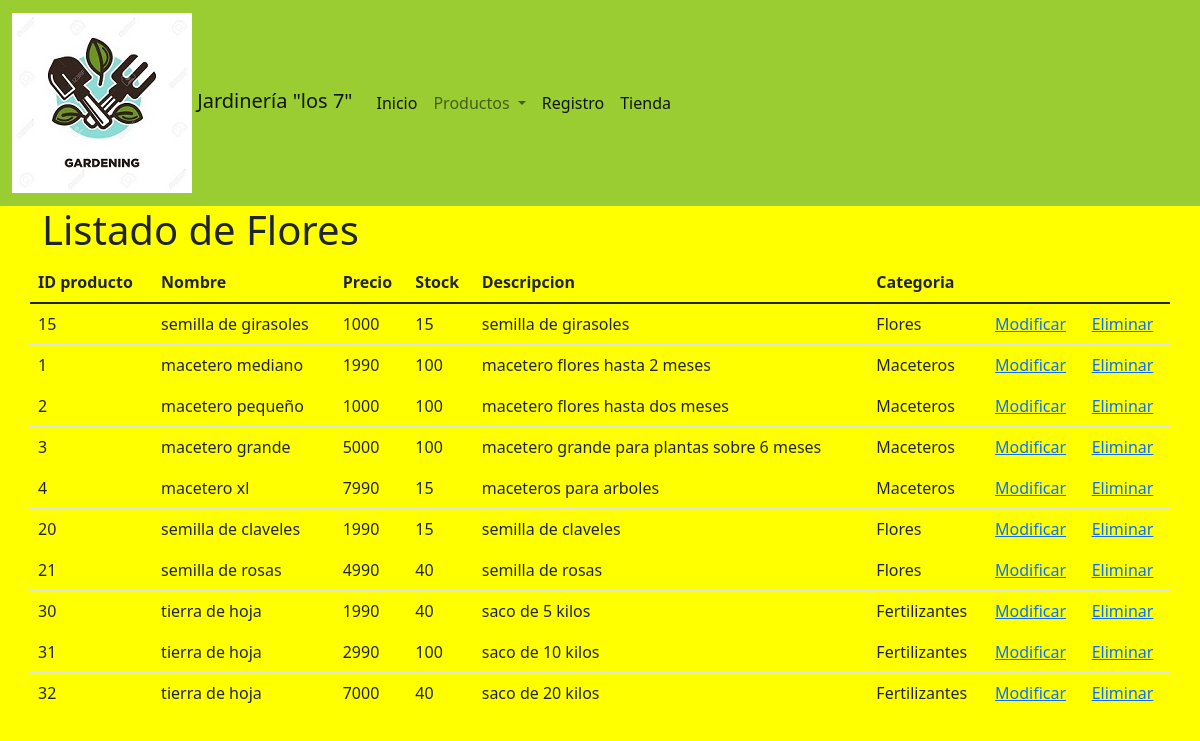
Screenshot of /flores with the database file from the repository.
### core/models.py (models this page shows, shortened)
class Producto(models.Model):
    Id = models.CharField(max_length=6, primary_key=True, verbose_name='Id')
    nombre = models.CharField(max_length=20, verbose_name='nombre')
    precio = models.CharField(max_length=20, verbose_name='precio')
    stock = models.CharField(max_length=4, verbose_name='stock')
    descripcion = models.CharField(max_length=80, verbose_name='descripcion')
    categoria = models.ForeignKey(Categoria, on_delete=models.CASCADE)

class Categoria(models.Model):
    idCategoria = models.IntegerField(primary_key=True, verbose_name='Id de categoria')
    nombreCategoria = models.CharField(max_length=50, verbose_name='Nombre de la Categoria')
    def __str__(self):
        return self.nombreCategoria

### core/views.py (the view)
# urls.py: path('flores', Flores, name="Flores"),
def Flores(request):
    producto = Producto.objects.all()
    datos = {
        'productos': producto
    }
    return render(request, 'core/Flores.html',datos)

### core/templates/core/Flores.html (shortened to what this page needs)
<!doctype html>
<html lang="es">
  <head>
    <link href="https://cdn.jsdelivr.net/npm/bootstrap@5.1.3/dist/css/bootstrap.min.css" rel="stylesheet">
    <link rel="stylesheet" href="Estiloporpagina.css">
  </head>
  <body>
    <nav class="navbar navbar-expand-lg navbar-light " style="background-color:yellowgreen;">
      {% load static %}
      <div class="container-fluid ">
        <a class="navbar-brand" href="{% url 'Jardineria' %}">
        <img src="{% static 'core/img/logo.jpg'%}" alt=""> Jardinería "los 7"</a>
        <div class="collapse navbar-collapse" id="navbarSupportedContent">
          <ul class="navbar-nav me-auto mb-2 mb-lg-0">
            <li class="nav-item">
              <a class="nav-link active" aria-current="page" href="{% url 'Jardineria' %}">Inicio</a>
            </li>
            <li class="nav-item dropdown">
              <a class="nav-link dropdown-toggle" href="#" id="navbarDropdown" role="button" data-bs-toggle="dropdown" aria-expanded="false">
                Productos
              </a>
            </li>
            <li class="nav-item">
              <a class="nav-link active" aria-current="page" href="{% url 'registro_usuario' %}">Registro</a>
            </li>
            <li>
              <a class="nav-link active" aria-current="page" href="{% url 'Tienda' %}">Tienda</a>
            </li>
          </ul>
        </div>
      </div>
    </nav>
    <div class="container">
      <h1>Listado de Flores</h1>
      <div class="row">
          <table class="table">
            <thead>
              <tr>
                <th scope="col">ID producto</th>
                <th scope="col">Nombre</th>
                <th scope="col">Precio</th>
                <th scope="col">Stock</th>
                <th scope="col">Descripcion</th>
                <th scope="col">Categoria</th>
              </tr>
            </thead>
              <tbody>
                {% for prod in productos %}
                <tr>
                  <td>{{prod.Id}}</td>
                  <td>{{prod.nombre}}</td>
                  <td>{{prod.precio}}</td>
                  <td>{{prod.stock}}</td>
                  <td>{{prod.descripcion}}</td>
                  <td>{{prod.categoria}}</td>
                  <td><a href="{% url 'form_mod_producto' prod.Id %}">Modificar</a></td>
                  <td><a href="{% url 'form_del_producto' prod.Id %}">Eliminar</a></td>
                </tr>
                {% endfor %}
              </tbody>
          </table>
      </div>
  </div>
  </body>
</html>

### core/static/core/css/Estiloporpagina.css (style rules this page uses)
body { background-color: yellow; }

### rows the page displays
Producto: Id "15", nombre "semilla de girasoles", precio "1000", stock "15", descripcion "semilla de girasoles", categoria "Flores"
Producto: Id "1", nombre "macetero mediano", precio "1990", stock "100", descripcion "macetero flores hasta 2 meses", categoria "Maceteros"
Producto: Id "2", nombre "macetero pequeño", precio "1000", stock "100", descripcion "macetero flores hasta dos meses", categoria "Maceteros"
Producto: Id "3", nombre "macetero grande", precio "5000", stock "100", descripcion "macetero grande para plantas sobre 6 meses", categoria "Maceteros"
Producto: Id "4", nombre "macetero xl", precio "7990", stock "15", descripcion "maceteros para arboles", categoria "Maceteros"
Producto: Id "20", nombre "semilla de claveles", precio "1990", stock "15", descripcion "semilla de claveles", categoria "Flores"
Producto: Id "21", nombre "semilla de rosas", precio "4990", stock "40", descripcion "semilla de rosas", categoria "Flores"
Producto: Id "30", nombre "tierra de hoja", precio "1990", stock "40", descripcion "saco de 5 kilos", categoria "Fertilizantes"
Producto: Id "31", nombre "tierra de hoja", precio "2990", stock "100", descripcion "saco de 10 kilos", categoria "Fertilizantes"
Producto: Id "32", nombre "tierra de hoja", precio "7000", stock "40", descripcion "saco de 20 kilos", categoria "Fertilizantes"
